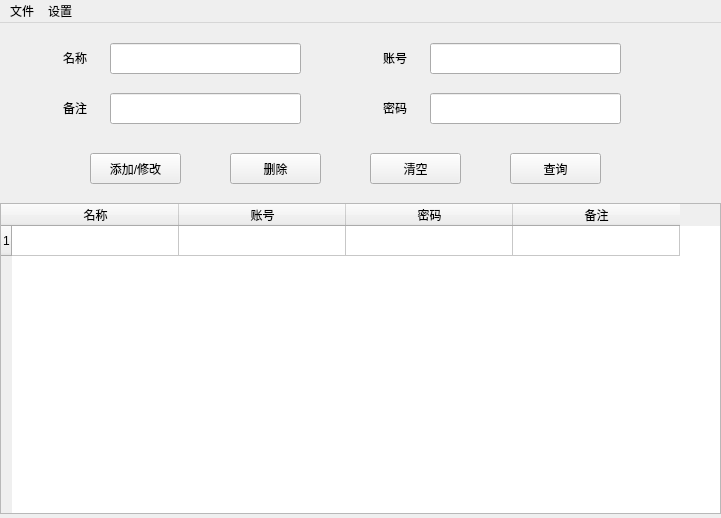
<?xml version="1.0" encoding="UTF-8"?>
<ui version="4.0">
 <class>MainWindow</class>
 <widget class="QMainWindow" name="MainWindow">
  <property name="geometry">
   <rect>
    <x>0</x>
    <y>0</y>
    <width>721</width>
    <height>518</height>
   </rect>
  </property>
  <property name="minimumSize">
   <size>
    <width>721</width>
    <height>518</height>
   </size>
  </property>
  <property name="maximumSize">
   <size>
    <width>721</width>
    <height>518</height>
   </size>
  </property>
  <property name="windowTitle">
   <string>MainWindow</string>
  </property>
  <property name="windowIcon">
   <iconset>
    <normaloff>../../../img/safe.png</normaloff>../../../img/safe.png</iconset>
  </property>
  <widget class="QWidget" name="centralwidget">
   <widget class="QLabel" name="labelname">
    <property name="geometry">
     <rect>
      <x>50</x>
      <y>20</y>
      <width>50</width>
      <height>30</height>
     </rect>
    </property>
    <property name="focusPolicy">
     <enum>Qt::NoFocus</enum>
    </property>
    <property name="text">
     <string>名称</string>
    </property>
    <property name="textFormat">
     <enum>Qt::AutoText</enum>
    </property>
    <property name="alignment">
     <set>Qt::AlignCenter</set>
    </property>
   </widget>
   <widget class="QLabel" name="labelaccount">
    <property name="geometry">
     <rect>
      <x>370</x>
      <y>20</y>
      <width>50</width>
      <height>30</height>
     </rect>
    </property>
    <property name="text">
     <string>账号</string>
    </property>
    <property name="alignment">
     <set>Qt::AlignCenter</set>
    </property>
   </widget>
   <widget class="QLabel" name="labelpassword">
    <property name="geometry">
     <rect>
      <x>370</x>
      <y>70</y>
      <width>50</width>
      <height>30</height>
     </rect>
    </property>
    <property name="text">
     <string>密码</string>
    </property>
    <property name="alignment">
     <set>Qt::AlignCenter</set>
    </property>
   </widget>
   <widget class="QLabel" name="labelremarks">
    <property name="geometry">
     <rect>
      <x>50</x>
      <y>70</y>
      <width>50</width>
      <height>30</height>
     </rect>
    </property>
    <property name="text">
     <string>备注</string>
    </property>
    <property name="alignment">
     <set>Qt::AlignCenter</set>
    </property>
   </widget>
   <widget class="QPushButton" name="pushButtonclear">
    <property name="geometry">
     <rect>
      <x>370</x>
      <y>130</y>
      <width>91</width>
      <height>31</height>
     </rect>
    </property>
    <property name="text">
     <string>清空</string>
    </property>
   </widget>
   <widget class="QPushButton" name="pushButtonmodify">
    <property name="geometry">
     <rect>
      <x>90</x>
      <y>130</y>
      <width>91</width>
      <height>31</height>
     </rect>
    </property>
    <property name="text">
     <string>添加/修改</string>
    </property>
   </widget>
   <widget class="QPushButton" name="pushButtondelete">
    <property name="geometry">
     <rect>
      <x>230</x>
      <y>130</y>
      <width>91</width>
      <height>31</height>
     </rect>
    </property>
    <property name="text">
     <string>删除</string>
    </property>
   </widget>
   <widget class="QPushButton" name="pushButtonquery">
    <property name="geometry">
     <rect>
      <x>510</x>
      <y>130</y>
      <width>91</width>
      <height>31</height>
     </rect>
    </property>
    <property name="text">
     <string>查询</string>
    </property>
   </widget>
   <widget class="QLineEdit" name="lineEditname">
    <property name="geometry">
     <rect>
      <x>110</x>
      <y>20</y>
      <width>191</width>
      <height>31</height>
     </rect>
    </property>
   </widget>
   <widget class="QLineEdit" name="lineEditaccount">
    <property name="geometry">
     <rect>
      <x>430</x>
      <y>20</y>
      <width>191</width>
      <height>31</height>
     </rect>
    </property>
   </widget>
   <widget class="QLineEdit" name="lineEditpassword">
    <property name="geometry">
     <rect>
      <x>430</x>
      <y>70</y>
      <width>191</width>
      <height>31</height>
     </rect>
    </property>
    <property name="clearButtonEnabled">
     <bool>false</bool>
    </property>
   </widget>
   <widget class="QLineEdit" name="lineEditremarks">
    <property name="geometry">
     <rect>
      <x>110</x>
      <y>70</y>
      <width>191</width>
      <height>31</height>
     </rect>
    </property>
   </widget>
   <widget class="QTableWidget" name="tableWidget">
    <property name="geometry">
     <rect>
      <x>0</x>
      <y>180</y>
      <width>721</width>
      <height>311</height>
     </rect>
    </property>
    <property name="sortingEnabled">
     <bool>false</bool>
    </property>
    <property name="columnCount">
     <number>4</number>
    </property>
    <attribute name="horizontalHeaderMinimumSectionSize">
     <number>50</number>
    </attribute>
    <attribute name="horizontalHeaderDefaultSectionSize">
     <number>167</number>
    </attribute>
    <attribute name="horizontalHeaderShowSortIndicator" stdset="0">
     <bool>false</bool>
    </attribute>
    <attribute name="verticalHeaderVisible">
     <bool>true</bool>
    </attribute>
    <attribute name="verticalHeaderDefaultSectionSize">
     <number>30</number>
    </attribute>
    <row>
     <property name="text">
      <string>1</string>
     </property>
    </row>
    <column>
     <property name="text">
      <string>名称</string>
     </property>
    </column>
    <column>
     <property name="text">
      <string>账号</string>
     </property>
    </column>
    <column>
     <property name="text">
      <string>密码</string>
     </property>
    </column>
    <column>
     <property name="text">
      <string>备注</string>
     </property>
    </column>
   </widget>
   <widget class="QLineEdit" name="lineEdituuid">
    <property name="enabled">
     <bool>false</bool>
    </property>
    <property name="geometry">
     <rect>
      <x>700</x>
      <y>-20</y>
      <width>10</width>
      <height>10</height>
     </rect>
    </property>
    <property name="readOnly">
     <bool>false</bool>
    </property>
    <property name="clearButtonEnabled">
     <bool>false</bool>
    </property>
   </widget>
  </widget>
  <widget class="QMenuBar" name="menuBar">
   <property name="geometry">
    <rect>
     <x>0</x>
     <y>0</y>
     <width>721</width>
     <height>26</height>
    </rect>
   </property>
   <widget class="QMenu" name="menu">
    <property name="title">
     <string>文件</string>
    </property>
    <widget class="QMenu" name="submenu1">
     <property name="title">
      <string>导入</string>
     </property>
     <addaction name="importtxt"/>
     <addaction name="importxls"/>
    </widget>
    <widget class="QMenu" name="submenu2">
     <property name="title">
      <string>导出</string>
     </property>
     <addaction name="exporttxt"/>
     <addaction name="exportxls"/>
    </widget>
    <addaction name="submenu1"/>
    <addaction name="submenu2"/>
    <addaction name="separator"/>
   </widget>
   <widget class="QMenu" name="menu_2">
    <property name="title">
     <string>设置</string>
    </property>
    <addaction name="actionSetAutoOpen"/>
    <addaction name="actionRegister"/>
    <addaction name="actionExit"/>
   </widget>
   <addaction name="menu"/>
   <addaction name="menu_2"/>
  </widget>
  <action name="importtxt">
   <property name="icon">
    <iconset>
     <normaloff>../../../img/txt.png</normaloff>../../../img/txt.png</iconset>
   </property>
   <property name="text">
    <string>txt</string>
   </property>
  </action>
  <action name="exporttxt">
   <property name="icon">
    <iconset>
     <normaloff>../../../img/txt.png</normaloff>../../../img/txt.png</iconset>
   </property>
   <property name="text">
    <string>txt</string>
   </property>
  </action>
  <action name="exportxls">
   <property name="icon">
    <iconset>
     <normaloff>../../../img/xls.png</normaloff>../../../img/xls.png</iconset>
   </property>
   <property name="text">
    <string>xls(x)</string>
   </property>
  </action>
  <action name="importxls">
   <property name="icon">
    <iconset>
     <normaloff>../../../img/xls.png</normaloff>../../../img/xls.png</iconset>
   </property>
   <property name="text">
    <string>xls(x)</string>
   </property>
  </action>
  <action name="actiontest">
   <property name="text">
    <string>test</string>
   </property>
  </action>
  <action name="actionSetAutoOpen">
   <property name="text">
    <string>开机自启动</string>
   </property>
  </action>
  <action name="actionRegister">
   <property name="text">
    <string>将显示界面选项注册至鼠标右键</string>
   </property>
  </action>
  <action name="actionExit">
   <property name="text">
    <string>退出</string>
   </property>
  </action>
 </widget>
 <resources/>
 <connections/>
</ui>
